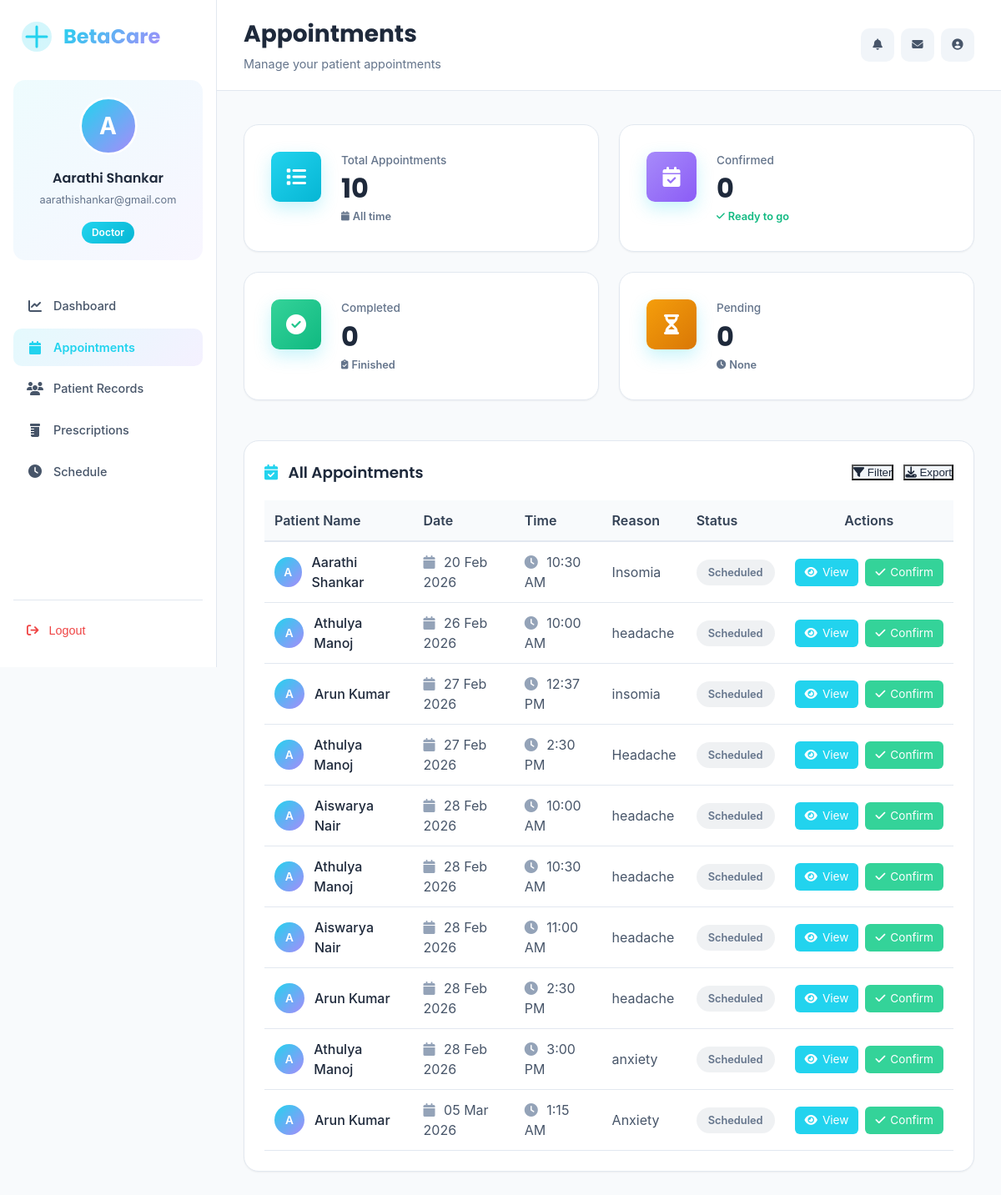
The app's page /doctor/appointments/ (signed in), older data.
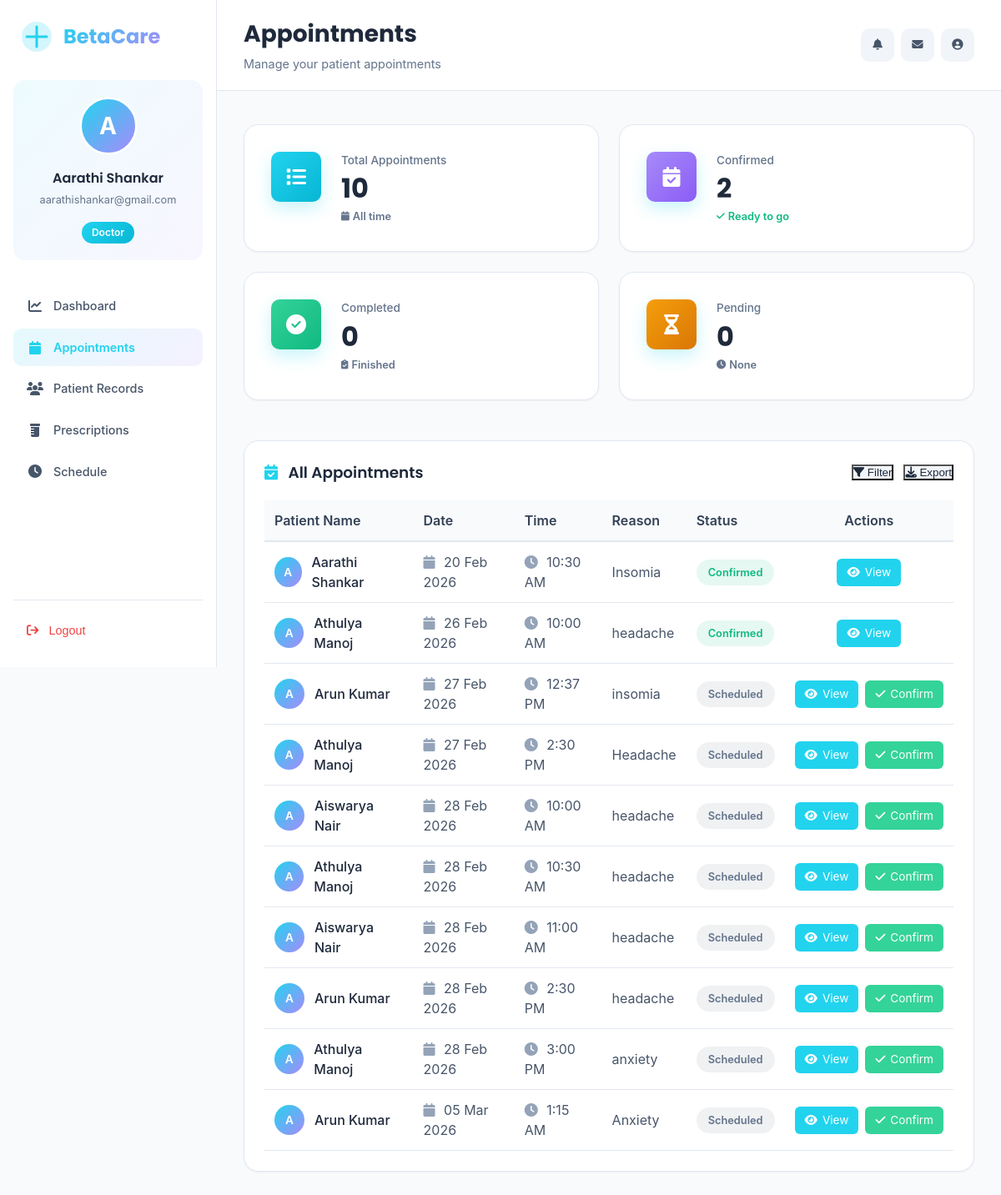
The same page, newer data.
### core/models.py (models this page shows, shortened)
class Appointment(models.Model):
    STATUS_CHOICES = [
        ('Pending Payment', 'Pending Payment'),  # Initial status when appointment is created
        ('Scheduled', 'Scheduled'),              # After payment is completed
        ('Confirmed', 'Confirmed'),              # Doctor confirmed
        ('Completed', 'Completed'),              # Appointment finished
        ('Cancelled', 'Cancelled'),              # Appointment cancelled
        ('No Show', 'No Show'),                  # Patient didn't show up
    ]
    patient = models.ForeignKey(PatientProfile, on_delete=models.CASCADE)
    doctor = models.ForeignKey(DoctorProfile, on_delete=models.CASCADE)
    appointment_date = models.DateField()
    appointment_time = models.TimeField()
    reason = models.CharField(max_length=255)
    status = models.CharField(
        max_length=20,
        choices=STATUS_CHOICES,
        default="Pending Payment"  # Changed default
    )
    created_at = models.DateTimeField(auto_now_add=True)

class PatientProfile(models.Model):
    user = models.OneToOneField(User, on_delete=models.CASCADE)
    full_name = models.CharField(max_length=100)
    gender = models.CharField(max_length=10, blank=True)
    dob = models.DateField(null=True, blank=True)
    phone = models.CharField(max_length=15)
    address = models.TextField(blank=True)
    status = models.CharField(max_length=20, default="Active")

### core/views.py (the view)
# urls.py: path('doctor/appointments/', views.doctor_appointments, name='doctor_appointments'),
@login_required
def doctor_appointments(request):
    try:
        doctor_profile = DoctorProfile.objects.get(user=request.user)
    except DoctorProfile.DoesNotExist:
        messages.error(request, "Doctor profile not found")
        return redirect('login')
    appointments = Appointment.objects.filter(
        doctor=doctor_profile
    ).select_related('patient', 'patient__user').order_by('appointment_date', 'appointment_time')
    status_filter = request.GET.get('status', '')
    if status_filter:
        appointments = appointments.filter(status=status_filter)
    date_from = request.GET.get('date_from', '')
    date_to = request.GET.get('date_to', '')
    if date_from:
        appointments = appointments.filter(appointment_date__gte=date_from)
    if date_to:
        appointments = appointments.filter(appointment_date__lte=date_to)
    all_appointments = Appointment.objects.filter(doctor=doctor_profile)
    stats = {
        'pending_payment': all_appointments.filter(status='Pending Payment').count(),
        'scheduled': all_appointments.filter(status='Scheduled').count(),
        'confirmed': all_appointments.filter(status='Confirmed').count(),
        'completed': all_appointments.filter(status='Completed').count(),
        'cancelled': all_appointments.filter(status='Cancelled').count(),
        'no_show': all_appointments.filter(status='No Show').count(),
    }
    context = {
        'appointments': appointments,
        'status_filter': status_filter,
        'date_from': date_from,
        'date_to': date_to,
        'stats': stats,
        'doctor_profile': doctor_profile,
    }
    return render(request, 'core/dashboard/doctor_appointments.html', context)

### core/templates/core/dashboard/doctor_appointments.html (shortened to what this page needs)
{% load static %}
<!DOCTYPE html>
<html lang="en">
<head>
    <link href="https://cdnjs.cloudflare.com/ajax/libs/font-awesome/6.5.0/css/all.min.css" rel="stylesheet">
    <link rel="stylesheet" href="{% static 'core/css/admin.css' %}">
</head>
<body>
<div class="medical-dashboard">
    <aside class="medical-sidebar">
        <div class="brand">
            <div class="brand-logo">
            </div>
            <span class="brand-name">BetaCare</span>
        </div>
        <div class="profile-card">
            <div class="profile-avatar-wrapper">
                <div class="profile-avatar">
                    <div class="avatar-fallback">{{ request.user.first_name|default:request.user.username|slice:":1"|upper }}</div>
                </div>
            </div>
            <div class="profile-details">
                <h4 class="profile-name">{{ request.user.get_full_name|default:request.user.username }}</h4>
                <p class="profile-email">{{ request.user.email|truncatechars:25 }}</p>
            </div>
            <span class="role-badge" style="background: linear-gradient(135deg, #22d3ee, #06b6d4);">Doctor</span>
        </div>
        <nav class="sidebar-nav">
            <a href="{% url 'doctor_dashboard' %}" class="nav-item">
                <i class="fa-solid fa-chart-line"></i>
                <span>Dashboard</span>
            </a>
            <a href="{% url 'doctor_appointments' %}" class="nav-item active">
                <i class="fa-solid fa-calendar"></i>
                <span>Appointments</span>
            </a>
            <a href="{% url 'doctor_patients' %}" class="nav-item">
                <i class="fa-solid fa-users"></i>
                <span>Patient Records</span>
            </a>
            <a href="{% url 'doctor_prescriptions' %}" class="nav-item">
                <i class="fa-solid fa-prescription-bottle"></i>
                <span>Prescriptions</span>
            </a>
            <a href="{% url 'doctor_schedule' %}" class="nav-item">
                <i class="fa-solid fa-clock"></i>
                <span>Schedule</span>
            </a>
        </nav>
        <div class="sidebar-footer">
            <form method="POST" action="{% url 'logout' %}" style="width: 100%;">
                <button type="submit" class="logout-link" style="width: 100%; text-align: left; background: none; border: none; cursor: pointer;">
                    <i class="fa-solid fa-arrow-right-from-bracket"></i>
                    <span>Logout</span>
                </button>
            </form>
        </div>
    </aside>
    <main class="medical-main">
        <header class="medical-header">
            <div class="header-left">
                <h1 class="page-title">Appointments</h1>
                <p class="page-subtitle">Manage your patient appointments</p>
            </div>
            <div class="header-actions">
                <button class="header-icon-btn" aria-label="Notifications">
                    <i class="fa-solid fa-bell" aria-hidden="true"></i>
                </button>
                <button class="header-icon-btn" aria-label="Messages">
                    <i class="fa-solid fa-envelope" aria-hidden="true"></i>
                </button>
                <button class="header-icon-btn" aria-label="Profile">
                    <i class="fa-solid fa-user-circle" aria-hidden="true"></i>
                </button>
            </div>
        </header>
        <div class="medical-content">
            <div class="stats-grid">
                <div class="stat-card">
                    <div class="stat-icon" style="background: linear-gradient(135deg, #22d3ee, #06b6d4);">
                        <i class="fa-solid fa-list"></i>
                    </div>
                    <div class="stat-info">
                        <p class="stat-label">Total Appointments</p>
                        <h3 class="stat-value">{{ appointments|length }}</h3>
                        <p class="stat-change" style="color: var(--text-medium);">
                            <i class="fa-solid fa-calendar"></i>
                            <span>All time</span>
                        </p>
                    </div>
                </div>
                <div class="stat-card">
                    <div class="stat-icon" style="background: linear-gradient(135deg, #a78bfa, #8b5cf6);">
                        <i class="fa-solid fa-calendar-check"></i>
                    </div>
                    <div class="stat-info">
                        <p class="stat-label">Confirmed</p>
                        <h3 class="stat-value">{{ stats.confirmed|default:"0" }}</h3>
                        <p class="stat-change positive">
                            <i class="fa-solid fa-check"></i>
                            <span>Ready to go</span>
                        </p>
                    </div>
                </div>
                <div class="stat-card">
                    <div class="stat-icon" style="background: linear-gradient(135deg, #34d399, #10b981);">
                        <i class="fa-solid fa-check-circle"></i>
                    </div>
                    <div class="stat-info">
                        <p class="stat-label">Completed</p>
                        <h3 class="stat-value">{{ stats.completed|default:"0" }}</h3>
                        <p class="stat-change" style="color: var(--text-medium);">
                            <i class="fa-solid fa-clipboard-check"></i>
                            <span>Finished</span>
                        </p>
                    </div>
                </div>
                <div class="stat-card">
                    <div class="stat-icon" style="background: linear-gradient(135deg, #f59e0b, #d97706);">
                        <i class="fa-solid fa-hourglass-half"></i>
                    </div>
                    <div class="stat-info">
                        <p class="stat-label">Pending</p>
                        <h3 class="stat-value">{{ stats.pending_payment|default:"0" }}</h3>
                        <p class="stat-change" style="color: {% if stats.pending_payment > 0 %}#f59e0b{% else %}var(--text-medium){% endif %};">
                            <i class="fa-solid fa-clock"></i>
                            <span>{% if stats.pending_payment > 0 %}Awaiting payment{% else %}None{% endif %}</span>
                        </p>
                    </div>
                </div>
            </div>
            <div class="medical-table-card" style="margin-top: var(--space-6);">
                <div class="info-header" style="margin-bottom: var(--space-5);">
                    <h3>
                        <i class="fa-solid fa-calendar-check" style="color: var(--medical-cyan); margin-right: var(--space-2);"></i>
                        All Appointments
                    </h3>
                    <div style="display: flex; gap: var(--space-3);">
                        <button class="btn-small btn-primary" style="background: var(--gray-100); color: var(--text-dark);">
                            <i class="fa-solid fa-filter"></i> Filter
                        </button>
                        <button class="btn-small btn-primary" style="background: var(--gray-100); color: var(--text-dark);">
                            <i class="fa-solid fa-download"></i> Export
                        </button>
                    </div>
                </div>
                {% if appointments %}
                    <div style="overflow-x: auto;">
                        <table style="width: 100%; border-collapse: collapse;">
                            <thead>
                                <tr style="background: var(--gray-50); border-bottom: 2px solid var(--gray-200);">
                                    <th style="padding: var(--space-3); text-align: left; font-weight: 600; color: var(--gray-700);">Patient Name</th>
                                    <th style="padding: var(--space-3); text-align: left; font-weight: 600; color: var(--gray-700);">Date</th>
                                    <th style="padding: var(--space-3); text-align: left; font-weight: 600; color: var(--gray-700);">Time</th>
                                    <th style="padding: var(--space-3); text-align: left; font-weight: 600; color: var(--gray-700);">Reason</th>
                                    <th style="padding: var(--space-3); text-align: left; font-weight: 600; color: var(--gray-700);">Status</th>
                                    <th style="padding: var(--space-3); text-align: center; font-weight: 600; color: var(--gray-700);">Actions</th>
                                </tr>
                            </thead>
                            <tbody>
                                {% for appointment in appointments %}
                                <tr style="border-bottom: 1px solid var(--gray-200);">
                                    <td style="padding: var(--space-3); color: var(--gray-800); font-weight: 500;">
                                        <div style="display: flex; align-items: center; gap: var(--space-3);">
                                            <div style="width: 36px; height: 36px; border-radius: 50%; background: linear-gradient(135deg, #22d3ee, #a78bfa); display: flex; align-items: center; justify-content: center; color: white; font-weight: 600; font-size: 0.85rem;">
                                                {{ appointment.patient.full_name|slice:":1"|upper }}
                                            </div>
                                            {{ appointment.patient.full_name }}
                                        </div>
                                    </td>
                                    <td style="padding: var(--space-3); color: var(--gray-600);">
                                        <i class="fa-solid fa-calendar" style="margin-right: 6px; color: var(--text-light);"></i>
                                        {{ appointment.appointment_date|date:"d M Y" }}
                                    </td>
                                    <td style="padding: var(--space-3); color: var(--gray-600);">
                                        <i class="fa-solid fa-clock" style="margin-right: 6px; color: var(--text-light);"></i>
                                        {{ appointment.appointment_time|time:"g:i A" }}
                                    </td>
                                    <td style="padding: var(--space-3); color: var(--gray-600);">{{ appointment.reason|truncatechars:30 }}</td>
                                    <td style="padding: var(--space-3);">
                                        <span style="display: inline-block; padding: 6px 14px; border-radius: 20px; font-size: 0.8rem; font-weight: 600;
                                            {% if appointment.status == 'Confirmed' %}
                                                background: rgba(16, 185, 129, 0.1); color: #10b981;
                                            {% elif appointment.status == 'Completed' %}
                                                background: rgba(34, 211, 238, 0.1); color: #06b6d4;
                                            {% elif appointment.status == 'Pending Payment' %}
                                                background: rgba(245, 158, 11, 0.1); color: #f59e0b;
                                            {% elif appointment.status == 'Cancelled' %}
                                                background: rgba(239, 68, 68, 0.1); color: #ef4444;
                                            {% else %}
                                                background: rgba(100, 116, 139, 0.1); color: #64748b;
                                            {% endif %}">
                                            {{ appointment.status }}
                                        </span>
                                    </td>
                                    <td style="padding: var(--space-3); text-align: center;">
                                        <div style="display: flex; gap: 8px; justify-content: center;">
                                            <a href="{% url 'doctor_appointment_detail' appointment.id %}" style="display: inline-flex; align-items: center; gap: 6px; padding: 6px 12px; background: var(--medical-cyan); color: white; border-radius: 6px; text-decoration: none; font-size: 0.85rem; transition: var(--transition-fast);">
                                                <i class="fa-solid fa-eye"></i> View
                                            </a>
                                            {% if appointment.status == 'Scheduled' %}
                                            <a href="{% url 'doctor_confirm_appointment' appointment.id %}" style="display: inline-flex; align-items: center; gap: 6px; padding: 6px 12px; background: var(--medical-green); color: white; border-radius: 6px; text-decoration: none; font-size: 0.85rem; transition: var(--transition-fast);">
                                                <i class="fa-solid fa-check"></i> Confirm
                                            </a>
                                            {% endif %}
                                        </div>
                                    </td>
                                </tr>
                                {% endfor %}
                            </tbody>
                        </table>
                    </div>
                {% endif %}
            </div>
        </div>
    </main>
</div>
</body>
</html>

Row changes from the older to the newer data that the page shows:
changed Appointment "20 Feb 2026": status "Scheduled" → "Confirmed"; no longer shows "Confirm"
changed Appointment "26 Feb 2026": status "Scheduled" → "Confirmed"; no longer shows "Confirm"
Text that changed along with them:
{{ stats.confirmed|default:"0" }}: "0" → "2"
